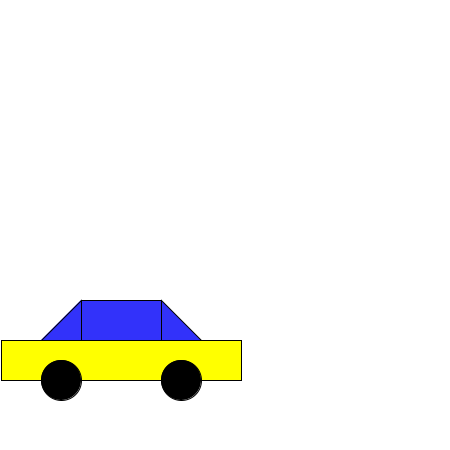
Frame 1 (no input)
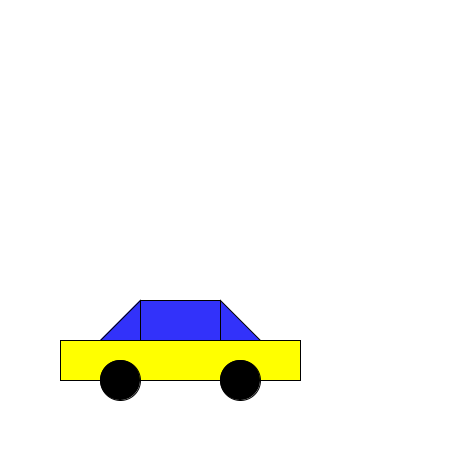
Frame 60 (the mouse pressed at the canvas centre just before this capture)
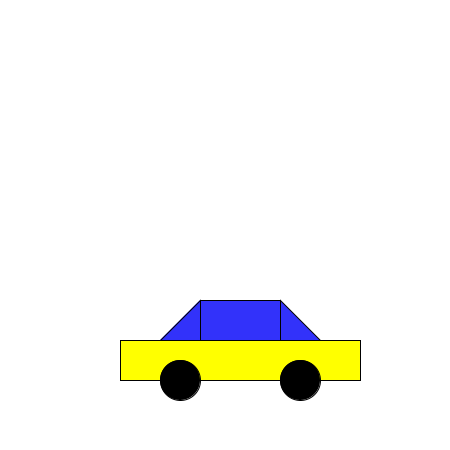
Frame 120 (the mouse held since frame 60 and released just before this capture)

The Processing sketch that drew these frames (run headless with seeded random() and noise(); from frame 60 on, the mouse is pressed at the canvas centre):

// Processing sketch: Car_06_10_20
// ── Car_06_10_20.pde
void setup()
{
size(450, 450);
}
void draw()
{
  background(255,255,255);
  
  fill(50,50,250);
  rect(frameCount%360+80,300,80,40);
  triangle(frameCount%360+80,300,frameCount%360+40,340,frameCount%360+80,340);
  triangle(frameCount%360+160,300,frameCount%360+200,340,frameCount%360+160,340); //Windows+roof
  
  fill(255,255,0);
  rect(frameCount%360+0,340,240,40); //Main body
  
  fill(0,0,0);
  circle(frameCount%360+60,380,40);
  circle(frameCount%360+180,380,40); //Both Wheels
  
 
  
}
